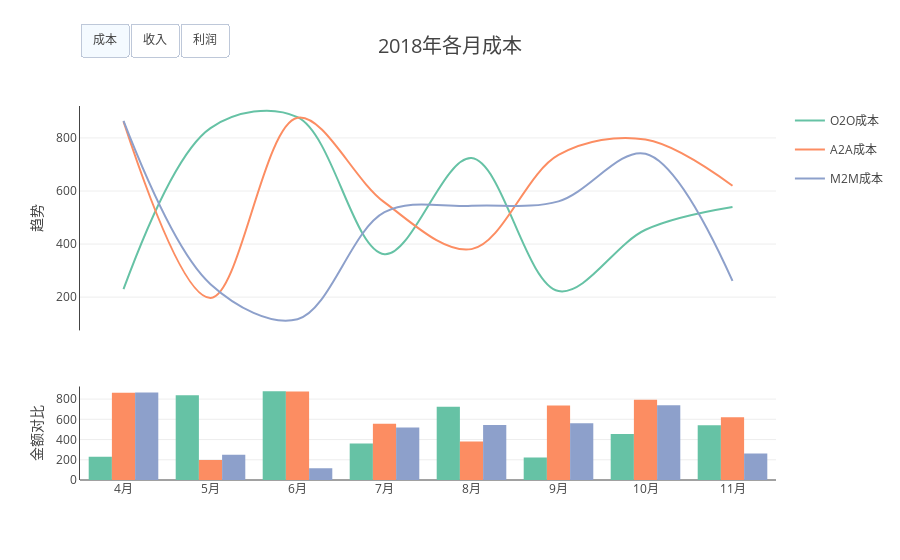

This figure's notebook cell:
### Code cell
# 数据
timelist = ['4月','5月','6月','7月','8月','9月','10月','11月','12月']
cost = pd.DataFrame(np.random.rand(3,9))
cost = cost.applymap(lambda x: round(x,3)*1000)
profit = pd.DataFrame(np.random.rand(3,9))
profit = profit.applymap(lambda x: round(x,3)*1000)
income = pd.DataFrame(np.random.rand(3,9))
income = income.applymap(lambda x: round(x,3)*1000)

# 数据聚合
O2o_cost = cost.iloc[2].tolist()
C_cost = cost.iloc[0].tolist()
nano_cost = cost.iloc[1].tolist()

O2o_profit = profit.iloc[2].tolist()
C_profit = profit.iloc[0].tolist()
nano_profit = profit.iloc[1].tolist()

O2o_income = income.iloc[2].tolist()
C_income = income.iloc[0].tolist()
nano_income = income.iloc[1].tolist()

# 图表
color = cl.scales['3']['qual']['Set2']


traces = []

traces.append(go.Scatter(
    x=timelist,
    y=O2o_cost[1:],
    mode='lines',
    name='O2O成本',
    showlegend=True,
    legendgroup='O2O',
    yaxis='y2',
#     xaxis='x2',
    line=dict(shape='spline',color = color[0]),
#     fill='tozeroy'
))

traces.append(go.Scatter(
    x=timelist,
    y=C_cost[1:],
    mode='lines',
    name='A2A成本',
    showlegend=True,
    legendgroup='Cduan',
    yaxis='y2',
#     xaxis='x2',
    line=dict(shape='spline', color=color[1]),
))


# mode='lines',
#     name='进入黑名单用户',
#     yaxis='y2',
#     line=dict(color = 'rgba(244,124,124,1)'),
#     fill='tozeroy'
traces.append(go.Scatter(
    x=timelist,
    y=nano_cost[1:],
    mode='lines',
    name='M2M成本',
    showlegend=True,
    legendgroup='nami',
    yaxis='y2',
#     xaxis='x2',
    line=dict(shape='spline', color=color[2]),
#     text=df['日期'].astype(str) + '<br>' + df['首次交易用户'].astype(str)+'人',
#     textposition='top right',
#     textfont=dict(color='#000000', family='Pt Sans Narrow', size=8),
#     hoverinfo = 'name+text'
))


traces.append(go.Bar(
    x=timelist,
    y=O2o_cost[1:],
#     mode='lines',
    name='O2O成本',
    showlegend=False,
    legendgroup='O2O',
    yaxis='y',
#     xaxis='x'
#     line=dict(color = 'rgba(244,124,124,1)'),
#     fill='tozeroy'
    marker = dict(color=color[0])
))

traces.append(go.Bar(
    x=timelist,
    y=C_cost[1:],
#     mode='lines',
    name='A2A成本',
    showlegend=False,
    legendgroup='Cduan', #用一个group约束所有category
    yaxis='y',
#     xaxis='x'
#     line=dict(color = 'rgba(244,124,124,1)'),
#     fill='tozeroy'
    marker=dict(color=color[1])
))


traces.append(go.Bar(
    x=timelist,
    y=nano_cost[1:],
#     mode='lines',
    name='M2M成本',
    showlegend=False,
    legendgroup='nami',
    yaxis='y',
#     xaxis='x'
#     line=dict(color = 'rgba(244,124,124,1)'),
#     fill='tozeroy',
    marker=dict(color=color[2])
))
#######################################################
traces.append(go.Scatter(
    x=timelist,
    y=O2o_income[1:],
    mode='lines',
    name='O2O收入',
    showlegend=True,
    legendgroup='O2O',
    yaxis='y2',
    visible=False,
#     xaxis='x2',
    line=dict(shape='spline',color = color[0]),
#     fill='tozeroy'
))

traces.append(go.Scatter(
    x=timelist,
    y=C_income[1:],
    mode='lines',
    name='A2A收入',
    showlegend=True,
    visible=False,
    legendgroup='Cduan',
    yaxis='y2',
#     xaxis='x2',
    line=dict(shape='spline', color=color[1]),
))


# mode='lines',
#     name='进入黑名单用户',
#     yaxis='y2',
#     line=dict(color = 'rgba(244,124,124,1)'),
#     fill='tozeroy'
traces.append(go.Scatter(
    x=timelist,
    y=nano_income[1:],
    mode='lines',
    name='M2M收入',
    showlegend=True,
    visible=False,
    legendgroup='nami',
    yaxis='y2',
#     xaxis='x2',
    line=dict(shape='spline', color=color[2]),
#     text=df['日期'].astype(str) + '<br>' + df['首次交易用户'].astype(str)+'人',
#     textposition='top right',
#     textfont=dict(color='#000000', family='Pt Sans Narrow', size=8),
#     hoverinfo = 'name+text'
))


traces.append(go.Bar(
    x=timelist,
    y=O2o_income[1:],
#     mode='lines',
    name='O2O收入',
    showlegend=False,
    visible=False,
    legendgroup='O2O',
    yaxis='y',
#     xaxis='x'
#     line=dict(color = 'rgba(244,124,124,1)'),
#     fill='tozeroy'
    marker = dict(color=color[0])
))

traces.append(go.Bar(
    x=timelist,
    y=C_income[1:],
#     mode='lines',
    name='A2A收入',
    showlegend=False,
    visible=False,
    legendgroup='Cduan', #用一个group约束所有category
    yaxis='y',
#     xaxis='x'
#     line=dict(color = 'rgba(244,124,124,1)'),
#     fill='tozeroy'
    marker=dict(color=color[1])
))


traces.append(go.Bar(
    x=timelist,
    y=nano_income[1:],
#     mode='lines',
    name='M2M收入',
    showlegend=False,
    visible=False,
    legendgroup='nami',
    yaxis='y',
#     xaxis='x'
#     line=dict(color = 'rgba(244,124,124,1)'),
#     fill='tozeroy',
    marker=dict(color=color[2])
))

###########################################################
traces.append(go.Scatter(
    x=timelist,
    y=O2o_profit[1:],
    mode='lines',
    name='O2O利润',
    showlegend=True,
    legendgroup='O2O',
    yaxis='y2',
    visible=False,
#     xaxis='x2',
    line=dict(shape='spline',color = color[0]),
#     fill='tozeroy'
))

traces.append(go.Scatter(
    x=timelist,
    y=C_profit[1:],
    mode='lines',
    name='A2A利润',
    showlegend=True,
    visible=False,
    legendgroup='Cduan',
    yaxis='y2',
#     xaxis='x2',
    line=dict(shape='spline', color=color[1]),
))


# mode='lines',
#     name='进入黑名单用户',
#     yaxis='y2',
#     line=dict(color = 'rgba(244,124,124,1)'),
#     fill='tozeroy'
traces.append(go.Scatter(
    x=timelist,
    y=nano_profit[1:],
    mode='lines',
    name='M2M利润',
    showlegend=True,
    visible=False,
    legendgroup='nami',
    yaxis='y2',
#     xaxis='x2',
    line=dict(shape='spline', color=color[2]),
#     text=df['日期'].astype(str) + '<br>' + df['首次交易用户'].astype(str)+'人',
#     textposition='top right',
#     textfont=dict(color='#000000', family='Pt Sans Narrow', size=8),
#     hoverinfo = 'name+text'
))


traces.append(go.Bar(
    x=timelist,
    y=O2o_profit[1:],
#     mode='lines',
    name='O2O利润',
    showlegend=False,
    visible=False,
    legendgroup='O2O',
    yaxis='y',
#     xaxis='x'
#     line=dict(color = 'rgba(244,124,124,1)'),
#     fill='tozeroy'
    marker = dict(color=color[0])
))

traces.append(go.Bar(
    x=timelist,
    y=C_profit[1:],
#     mode='lines',
    name='A2A利润',
    showlegend=False,
    visible=False,
    legendgroup='Cduan', #用一个group约束所有category
    yaxis='y',
#     xaxis='x'
#     line=dict(color = 'rgba(244,124,124,1)'),
#     fill='tozeroy'
    marker=dict(color=color[1])
))


traces.append(go.Bar(
    x=timelist,
    y=nano_profit[1:],
#     mode='lines',
    name='M2M利润',
    showlegend=False,
    visible=False,
    legendgroup='nami',
    yaxis='y',
#     xaxis='x'
#     line=dict(color = 'rgba(244,124,124,1)'),
#     fill='tozeroy',
    marker=dict(color=color[2])
))



updatemenus = list([
    dict(type="buttons",
         active=0,
         buttons=list([   
            dict(label = '成本',
                 method = 'update',
                 args = [{'visible': [True, True,True, True,True, True, False, False,False, False,False, False, False, False,False, False,False, False]},
                         {'title': '2018年各月成本'}]),
            dict(label = '收入',
                 method = 'update',
                 args = [{'visible': [False, False,False,False,False, False, True, True, True,True, True,True, False, False,False, False,False, False]},
                         {'title': '2018年各月收入'}]),
             dict(label = '利润',
                 method = 'update',
                 args = [{'visible': [False, False,False,False,False, False,False, False,False,False,False, False, True, True, True,True, True,True]},
                         {'title': '2018年各月利润'}]),
        ]),
         direction='left',
             pad={'r': 10, 't': 10},
             showactive=True,
             x=0,
             xanchor='left',
             y=1.25,
             yanchor='top'
         
    )
])



layout = dict(
    title='2018年各月成本',titlefont = dict(size = 20),
#     height=600,
#     legend=dict(orientation="h", font=dict(size=10),x = 0.65,y =1.1),
#     xaxis=dict(title='月份',domain = [2, 1],),
#     xaxis2=dict(title='月份',domain = [0,1],),
    yaxis=dict(domain=[0, 0.25],  title='金额对比', showline=True),
    yaxis2=dict(domain=[0.40, 1], title='趋势', showline=True),updatemenus=updatemenus

)

fig = dict(data=traces,layout=layout)
py.iplot(fig)

### Figure 1 — Plotly figure (JSON) as saved in the notebook; plotly's stock layout.template omitted (floating-point values rounded to 4 significant figures)
{"data": [{"legendgroup": "O2O", "line": {"color": "rgb(102,194,165)", "shape": "spline"}, "mode": "lines", "name": "O2O成本", "showlegend": true, "type": "scatter", "x": ["4月", "5月", "6月", "7月", "8月", "9月", "10月", "11月", "12月"], "y": [230, 837, 878, 362, 724, 223, 454, 540], "yaxis": "y2"}, {"legendgroup": "Cduan", "line": {"color": "rgb(252,141,98)", "shape": "spline"}, "mode": "lines", "name": "A2A成本", "showlegend": true, "type": "scatter", "x": ["4月", "5月", "6月", "7月", "8月", "9月", "10月", "11月", "12月"], "y": [862, 197, 876, 557, 381, 736, 794, 620], "yaxis": "y2"}, {"legendgroup": "nami", "line": {"color": "rgb(141,160,203)", "shape": "spline"}, "mode": "lines", "name": "M2M成本", "showlegend": true, "type": "scatter", "x": ["4月", "5月", "6月", "7月", "8月", "9月", "10月", "11月", "12月"], "y": [864, 249, 117, 520, 544, 561, 740, 261], "yaxis": "y2"}, {"legendgroup": "O2O", "marker": {"color": "rgb(102,194,165)"}, "name": "O2O成本", "showlegend": false, "type": "bar", "x": ["4月", "5月", "6月", "7月", "8月", "9月", "10月", "11月", "12月"], "y": [230, 837, 878, 362, 724, 223, 454, 540], "yaxis": "y"}, {"legendgroup": "Cduan", "marker": {"color": "rgb(252,141,98)"}, "name": "A2A成本", "showlegend": false, "type": "bar", "x": ["4月", "5月", "6月", "7月", "8月", "9月", "10月", "11月", "12月"], "y": [862, 197, 876, 557, 381, 736, 794, 620], "yaxis": "y"}, {"legendgroup": "nami", "marker": {"color": "rgb(141,160,203)"}, "name": "M2M成本", "showlegend": false, "type": "bar", "x": ["4月", "5月", "6月", "7月", "8月", "9月", "10月", "11月", "12月"], "y": [864, 249, 117, 520, 544, 561, 740, 261], "yaxis": "y"}, {"legendgroup": "O2O", "line": {"color": "rgb(102,194,165)", "shape": "spline"}, "mode": "lines", "name": "O2O收入", "showlegend": true, "type": "scatter", "visible": false, "x": ["4月", "5月", "6月", "7月", "8月", "9月", "10月", "11月", "12月"], "y": [302, 540, 946, 803, 140, 815, 702, 491], "yaxis": "y2"}, {"legendgroup": "Cduan", "line": {"color": "rgb(252,141,98)", "shape": "spline"}, "mode": "lines", "name": "A2A收入", "showlegend": true, "type": "scatter", "visible": false, "x": ["4月", "5月", "6月", "7月", "8月", "9月", "10月", "11月", "12月"], "y": [460, 708, 934, 869, 232, 949, 467, 709], "yaxis": "y2"}, {"legendgroup": "nami", "line": {"color": "rgb(141,160,203)", "shape": "spline"}, "mode": "lines", "name": "M2M收入", "showlegend": true, "type": "scatter", "visible": false, "x": ["4月", "5月", "6月", "7月", "8月", "9月", "10月", "11月", "12月"], "y": [850, 522, 87, 45, 183, 716, 96, 397], "yaxis": "y2"}, {"legendgroup": "O2O", "marker": {"color": "rgb(102,194,165)"}, "name": "O2O收入", "showlegend": false, "type": "bar", "visible": false, "x": ["4月", "5月", "6月", "7月", "8月", "9月", "10月", "11月", "12月"], "y": [302, 540, 946, 803, 140, 815, 702, 491], "yaxis": "y"}, {"legendgroup": "Cduan", "marker": {"color": "rgb(252,141,98)"}, "name": "A2A收入", "showlegend": false, "type": "bar", "visible": false, "x": ["4月", "5月", "6月", "7月", "8月", "9月", "10月", "11月", "12月"], "y": [460, 708, 934, 869, 232, 949, 467, 709], "yaxis": "y"}, {"legendgroup": "nami", "marker": {"color": "rgb(141,160,203)"}, "name": "M2M收入", "showlegend": false, "type": "bar", "visible": false, "x": ["4月", "5月", "6月", "7月", "8月", "9月", "10月", "11月", "12月"], "y": [850, 522, 87, 45, 183, 716, 96, 397], "yaxis": "y"}, {"legendgroup": "O2O", "line": {"color": "rgb(102,194,165)", "shape": "spline"}, "mode": "lines", "name": "O2O利润", "showlegend": true, "type": "scatter", "visible": false, "x": ["4月", "5月", "6月", "7月", "8月", "9月", "10月", "11月", "12月"], "y": [875, 595, 109, 31, 562, 377, 646, 459], "yaxis": "y2"}, {"legendgroup": "Cduan", "line": {"color": "rgb(252,141,98)", "shape": "spline"}, "mode": "lines", "name": "A2A利润", "showlegend": true, "type": "scatter", "visible": false, "x": ["4月", "5月", "6月", "7月", "8月", "9月", "10月", "11月", "12月"], "y": [97, 76, 524, 607, 428, 187, 695, 970], "yaxis": "y2"}, {"legendgroup": "nami", "line": {"color": "rgb(141,160,203)", "shape": "spline"}, "mode": "lines", "name": "M2M利润", "showlegend": true, "type": "scatter", "visible": false, "x": ["4月", "5月", "6月", "7月", "8月", "9月", "10月", "11月", "12月"], "y": [690, 934, 562, 126, 487, 129, 674, 761], "yaxis": "y2"}, {"legendgroup": "O2O", "marker": {"color": "rgb(102,194,165)"}, "name": "O2O利润", "showlegend": false, "type": "bar", "visible": false, "x": ["4月", "5月", "6月", "7月", "8月", "9月", "10月", "11月", "12月"], "y": [875, 595, 109, 31, 562, 377, 646, 459], "yaxis": "y"}, {"legendgroup": "Cduan", "marker": {"color": "rgb(252,141,98)"}, "name": "A2A利润", "showlegend": false, "type": "bar", "visible": false, "x": ["4月", "5月", "6月", "7月", "8月", "9月", "10月", "11月", "12月"], "y": [97, 76, 524, 607, 428, 187, 695, 970], "yaxis": "y"}, {"legendgroup": "nami", "marker": {"color": "rgb(141,160,203)"}, "name": "M2M利润", "showlegend": false, "type": "bar", "visible": false, "x": ["4月", "5月", "6月", "7月", "8月", "9月", "10月", "11月", "12月"], "y": [690, 934, 562, 126, 487, 129, 674, 761], "yaxis": "y"}], "layout": {"title": "2018年各月成本", "titlefont": {"size": 20}, "updatemenus": [{"active": 0, "buttons": [{"args": [{"visible": [true, true, true, true, true, true, false, false, false, false, false, false, false, false, false, false, false, false]}, {"title": "2018年各月成本"}], "label": "成本", "method": "update"}, {"args": [{"visible": [false, false, false, false, false, false, true, true, true, true, true, true, false, false, false, false, false, false]}, {"title": "2018年各月收入"}], "label": "收入", "method": "update"}, {"args": [{"visible": [false, false, false, false, false, false, false, false, false, false, false, false, true, true, true, true, true, true]}, {"title": "2018年各月利润"}], "label": "利润", "method": "update"}], "direction": "left", "pad": {"r": 10, "t": 10}, "showactive": true, "type": "buttons", "x": 0, "xanchor": "left", "y": 1.25, "yanchor": "top"}], "yaxis": {"domain": [0, 0.25], "showline": true, "title": "金额对比"}, "yaxis2": {"domain": [0.4, 1], "showline": true, "title": "趋势"}}}
